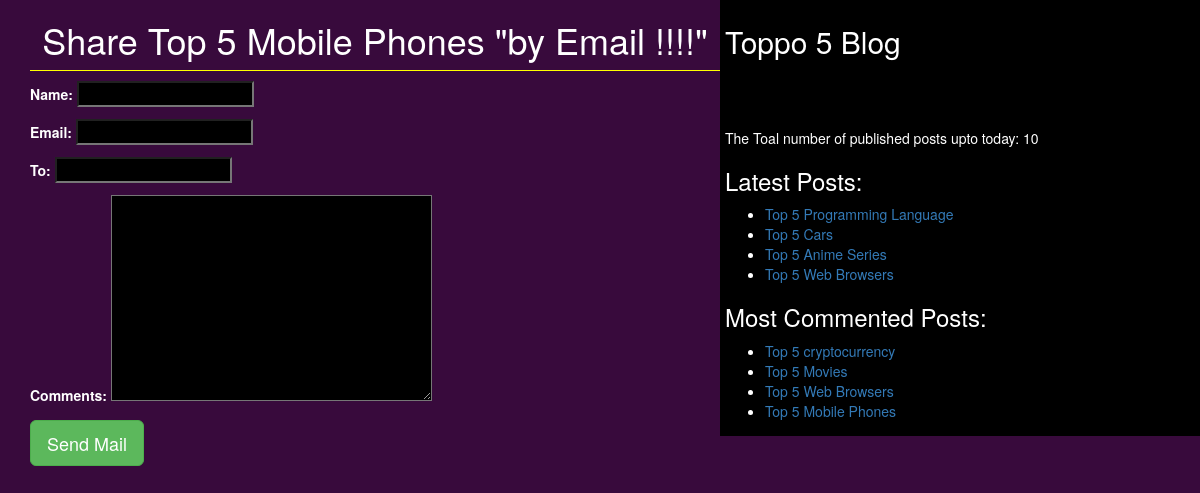
/1/share/, run on the app's committed database.
### blog/models.py (models this page shows, shortened)
class Post(models.Model):
    title = models.CharField(max_length=264)
    slug = models.SlugField(max_length=264,unique_for_date='publish')  # unique_for_date is used to to make each slug unique
    author = models.ForeignKey(User,related_name='blog_posts',on_delete=models.CASCADE) # on_delete is important parameter
    body = models.TextField()
    publish = models.DateTimeField(default=timezone.now)
    created = models.DateTimeField(auto_now_add=True)
    updated = models.DateTimeField(auto_now=True)
    STATUS_CHOICES = (('draft','Draft'),('published','Published'))
    status = models.CharField(max_length=10,choices=STATUS_CHOICES,default='draft')
    objects = CustomManager()  # calling our custom Manager
    tags = TaggableManager()
    class Meta:
        ordering = ('-publish',)
    def get_absolute_url(self):
        return reverse('post_detail',args=[self.publish.year,self.publish.strftime('%m'),self.publish.strftime('%d'),self.slug])

### blog/views.py (the view, shortened to what this page needs)
# urls.py: path('<int:id>/share/', views.mail_send_view),
def mail_send_view(request,id):
    post = get_object_or_404(Post,id=id,status='published')
    sent = False
    form = EmailSendForm()
    return render(request,'blog/sharebymail.html',{'post':post,'form':form,'sent':sent})

### blog/forms.py
class EmailSendForm(forms.Form):
    name = forms.CharField(widget=forms.TextInput(attrs={'class':'sendername','style': 'background:black;'}))
    email = forms.EmailField(widget=forms.TextInput(attrs={'class':'sendername','style': 'background:black;'}))
    to = forms.EmailField(widget=forms.TextInput(attrs={'class':'sendername','style': 'background:black;'}))
    comments = forms.CharField(required=False,widget=forms.Textarea(attrs={'style':'background:black;'}))

### blog/models.py (called while the page is built)
    def get_queryset(self):
        return super().get_queryset().filter(status='published') # only published post should come in blog page

### blog/templatetags/blog_tags.py (called while the page is built)
@register.simple_tag
def total_posts():
    return Post.objects.count()

@register.inclusion_tag('blog/latest_posts123.html')
def show_latest_posts(count=4):
    latest_posts = Post.objects.order_by('-publish')[:count]
    return {'latest_posts':latest_posts}

@register.simple_tag
def get_most_commented_posts(count=4):
    return Post.objects.annotate(total_comments=Count('comments')).order_by('-total_comments')[:count]

### templates/blog/sharebymail.html (shortened to what this page needs)
<!DOCTYPE html>
{%extends 'blog/base.html'%}
{%block content%}
{%if sent%}
<h1>Email Successfully Sent !!!</h1>
<p>"{{post.title}}" was sent by email</p>
{%else%}
<h1>Share {{post.title}} "by Email !!!!"</h1>
<form method="post">
{{form.as_p}}
<input type="submit" class='btn btn-lg btn-success' value="Send Mail">
</form>
{%endif%}
{%endblock%}

### templates/blog/base.html (shortened to what this page needs)
<!DOCTYPE html>
{%load blog_tags%}
{%load static%}
<html lang="en" dir="ltr">
  <head>
    <link rel = "stylesheet" href = "https://maxcdn.bootstrapcdn.com/bootstrap/3.3.6/css/bootstrap.min.css"/>
    <link rel="stylesheet" href="{%static 'css/blog1.css'%}">
  </head>
  <body>
    <div class="content">
      {%block content%}{%endblock%}
    </div>
    <div class="sidebar">
      <h2>Toppo 5 Blog</h2><br><br><br>
      <p>The Toal number of published posts upto today: {%total_posts%}</p>
      <h3>Latest Posts:</h3>{%show_latest_posts%}
      <h3>Most Commented Posts:</h3>
      {%get_most_commented_posts as most_commented_posts%}
      <ul>
        {%for post in most_commented_posts%}
        <li><a href="{{post.get_absolute_url}}">{{post.title}}</a></li>
        {%endfor%}
      </ul>
    </div>
  </body>
</html>

### templates/blog/latest_posts123.html
<ul>
  {%for post in latest_posts%}
  <li><a href="{{post.get_absolute_url}}">{{post.title}}</a></li>
  {%endfor%}
</ul>

### static/css/blog1.css (style rules this page uses)
.content { width: 60%; float: left; padding: 0 0 0 30px; background: #380A3C; color:white; }
.sidebar { width: 40%; float:right; padding: 5px; background: black; }
h1 { text-align:center; border-bottom: 1px solid yellow; padding-bottom: 10px; }
body { color: white; background: #380A3C; }

### data on the page
Post: title "Top 5 Mobile Phones"
Post: title "Top 5 Programming Language"
Post: title "Top 5 Cars"
Post: title "Top 5 Anime Series"
Post: title "Top 5 Web Browsers"
Post: title "Top 5 cryptocurrency"
Post: title "Top 5 Movies"
